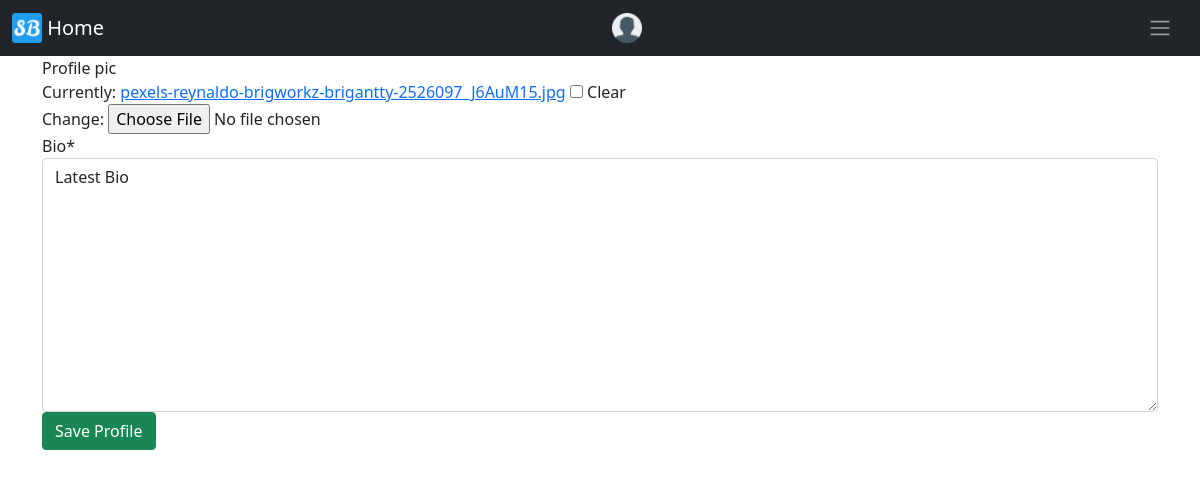
The app's page /createUser/5/update/, older data.
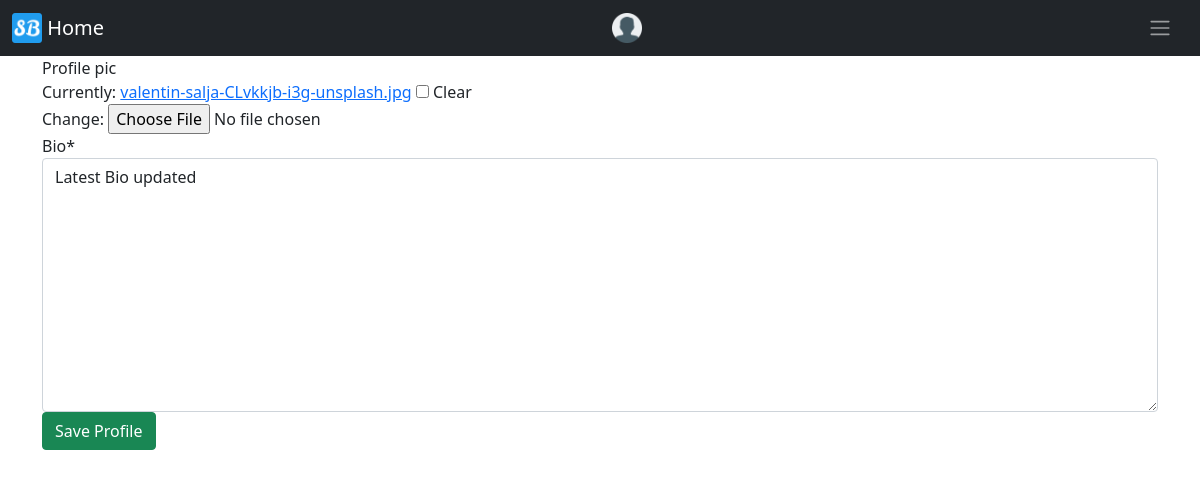
The same page, newer data.
### registration/models.py (models this page shows)
class UserProfile(models.Model):
    user = models.OneToOneField(User, on_delete=CASCADE, blank=False)
    bio = models.TextField()
    profile_pic = models.ImageField(null=True, blank=True)
    friends_list = models.ManyToManyField(
        User, related_name='friends_list', blank=True)

### registration/views.py (the view)
# urls.py: path('<pk>/update/', UserProfileUpdateView.as_view()),
class UserProfileUpdateView(UpdateView):
    model = UserProfile
    fields = ['profile_pic', 'bio']
    success_url = "/createUser/viewProfile"

### SportsBuddyApp/templates/registration/userprofile_form.html (shortened to what this page needs)
{% extends "base.html" %}
{% load crispy_forms_tags %}
{% block content %}
    <form method="POST" class="form-group"  enctype="multipart/form-data">
	{{ form|crispy }}
	<button type="submit" class="btn btn-success">Save Profile</button>
    </form>
{% endblock %}

Row changes from the older to the newer data that the page shows:
changed UserProfile: bio "Latest Bio" → "Latest Bio updated"
Text that changed along with them:
text no longer shown: "Profile pic Currently: pexels-reynaldo-brigworkz-brigantty-2526097_J6AuM15.jpg Clear Change: Bio *"
text now shown: "Profile pic Currently: valentin-salja-CLvkkjb-i3g-unsplash.jpg Clear Change: Bio *"
